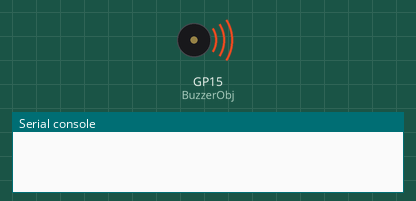
The program below on a simulated Raspberry Pi Pico running MicroPython. On the bench: buzzer (waves = sounding), the last lines printed to the serial console. At 3.4 s the program stops and its outputs stay as they are.

Above: at 0.19 s.
At 3.3 s:
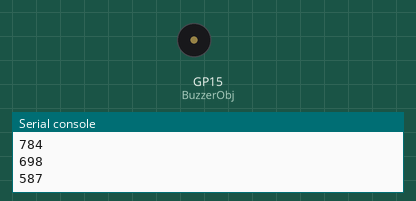
Timing chart, 0 to 4.8 s (numbered marks = the images above):
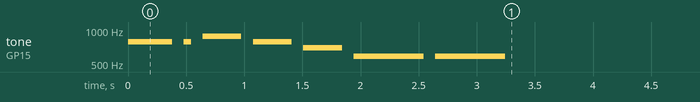

Measured:
- by itself, tone on GP15 (BuzzerObj): plays 784 Hz for 0.38 s, 784 Hz for 0.06 s, 880 Hz for 0.33 s, 784 Hz for 0.33 s, 698 Hz for 0.33 s, 587 Hz for 0.60 s … (7 notes in this stretch)

The program:

7nationArmy.py
```python
#********************Mario The Maker 2022********************
#************************** Pico Fun ************************
#************************** Hack Away ***********************

from machine import Pin, PWM
from time import sleep

buzzerPIN=15
BuzzerObj = PWM(Pin(buzzerPIN))

def buzzer(buzzerPinObject,frequency,note_duration,rest_duration):

    # Set duty cycle to a positive value to emit sound from buzzer
    buzzerPinObject.duty_u16(int(65536*0.1))
    # Set frequency
    buzzerPinObject.freq(frequency)
    # wait for sound duration
    sleep(note_duration)
    # Set duty cycle to zero to stop sound
    buzzerPinObject.duty_u16(int(65536*0))
    # Wait for sound interrumption, if needed
    sleep(rest_duration)
    print(frequency)


#NoteLength
#0.0625 sixtenth
#0.125 eighth
#0.25 Quarter
#0.5  Half
#1	  Whole

#set translation table from note to frequency
#Starts at C5
c=523  #c
cc=554 #c#
d=587  #d
dd=622 ##
e=659  #e
f=698  #f
ff=739 ##
g=784 #g
gg=830 ##
a=880  #a
aa=932 ##
b=987  #b
c2=1046  #c6


#Play Scales Quarter notes

buzzer(BuzzerObj,g,0.38,0.1) # Doted quarter
buzzer(BuzzerObj,g,0.0625,0.1)
buzzer(BuzzerObj,a,0.333,0.1) # Trying for Triplet feel went to 3333
buzzer(BuzzerObj,g,0.333,0.1)
buzzer(BuzzerObj,f,0.333,0.1)
buzzer(BuzzerObj,d,0.6,0.1)
buzzer(BuzzerObj,d,0.6,0.2)


#Deactivates the buzzer
BuzzerObj.deinit()
```
